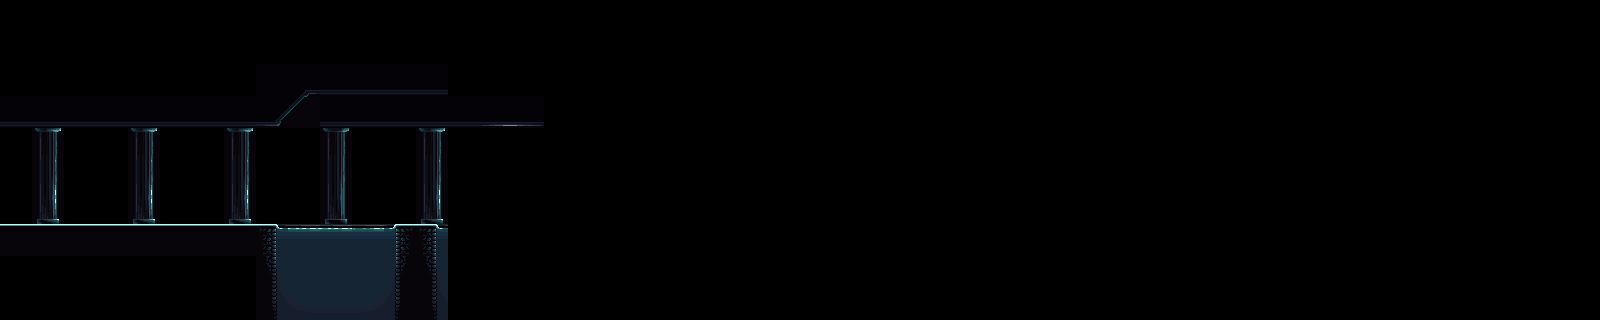

Tiled map render using the project's own tile images. Description and the map definition, with tile-layer contents summarised, below:
An orthogonal 50x10 tile map with 32x32 px tiles, 8 tile layers (0, 0 - Detail A, 1, 1 - Detail A, ...), 3 tilesets and 5 objects (start, door).

<map version="1.0" orientation="orthogonal" width="50" height="10" tilewidth="32" tileheight="32">
 <properties>
  <property name="name" value="Tat's Hut" />
  <property name="player" value="player_platform" />
  <property name="xg" value="0" />
  <property name="yg" value="9.81" />
 </properties>
 <tileset firstgid="1" name="inside01" tilewidth="32" tileheight="32">
  <image source="../../images/tilesets/lorestrome/inside01.png" width="256" height="3507" />
 </tileset>
 <tileset firstgid="873" name="inside2" tilewidth="32" tileheight="32">
  <image source="../../images/tilesets/lorestrome/inside2.png" width="256" height="3507" />
 </tileset>
 <tileset firstgid="1745" name="Tileset__castle__" tilewidth="32" tileheight="32">
  <image source="../../images/tilesets/castle/Tileset__castle__.png" width="224" height="320" />
 </tileset>
 <layer name="0" width="50" height="10">
  <properties>
   <property name="z" value="0" />
  </properties>
  <data>[500 cells, 42 non-empty, 17 distinct tile ids]</data>
 </layer>
 <layer name="0 - Detail A" width="50" height="10">
  <properties>
   <property name="z" value="0" />
  </properties>
  <data>[500 cells, 0 non-empty, 0 distinct tile ids]</data>
 </layer>
 <layer name="1" width="50" height="10">
  <properties>
   <property name="z" value="1" />
  </properties>
  <data>[500 cells, 22 non-empty, 11 distinct tile ids]</data>
 </layer>
 <layer name="1 - Detail A" width="50" height="10">
  <properties>
   <property name="z" value="1" />
  </properties>
  <data>[500 cells, 0 non-empty, 0 distinct tile ids]</data>
 </layer>
 <layer name="2" width="50" height="10">
  <properties>
   <property name="z" value="2" />
  </properties>
  <data>[500 cells, 0 non-empty, 0 distinct tile ids]</data>
 </layer>
 <layer name="2 - Detail A" width="50" height="10">
  <properties>
   <property name="z" value="2" />
  </properties>
  <data>[500 cells, 0 non-empty, 0 distinct tile ids]</data>
 </layer>
 <layer name="3" width="50" height="10">
  <properties>
   <property name="z" value="3" />
  </properties>
  <data>[500 cells, 0 non-empty, 0 distinct tile ids]</data>
 </layer>
 <layer name="3 - Detail A" width="50" height="10">
  <properties>
   <property name="z" value="3" />
  </properties>
  <data>[500 cells, 0 non-empty, 0 distinct tile ids]</data>
 </layer>
 <objectgroup color="#ff0000" name="block" width="50" height="10">
  <object x="0" y="224" width="272" height="96" />
  <object x="400" y="224" width="32" height="96" />
  <object x="0" y="128">
   <polyline points="0,0 288,0 320,-32 448,-32" />
  </object>
 </objectgroup>
 <objectgroup color="#55ff00" name="spawns" width="50" height="10">
  <object name="start" x="96" y="160" width="32" height="32" />
 </objectgroup>
 <objectgroup color="#55aaff" name="portals" width="50" height="10" visible="0">
  <object name="door" x="160" y="256" width="64" height="32">
   <properties>
    <property name="map" value="test" />
    <property name="spawn" value="tats_house_door" />
    <property name="world" value="orthogonia" />
   </properties>
  </object>
 </objectgroup>
</map>
